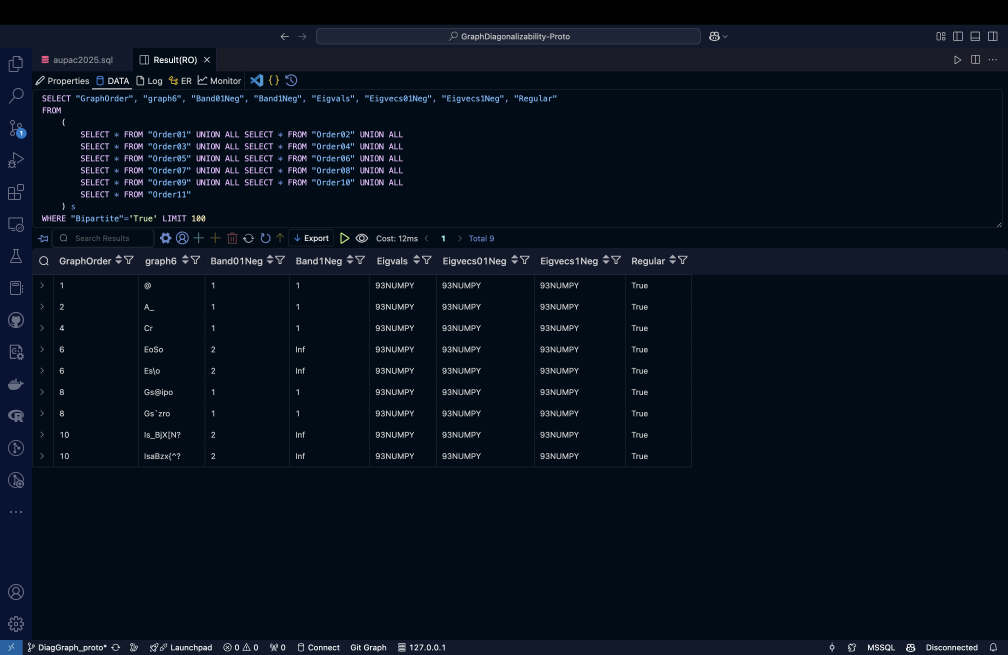
#> input picture graph_data_sc/graph_data_og.png, 3024 x 1964 px (shown at 1/3 size)
$ python graph_data_crop.py
#> lines starting #> are read from the running program, lines starting #| are printed output that depends on the picture
from PIL import Image
im = Image.open("graph_data_og.png").crop((0, 145, 2100, 1405))
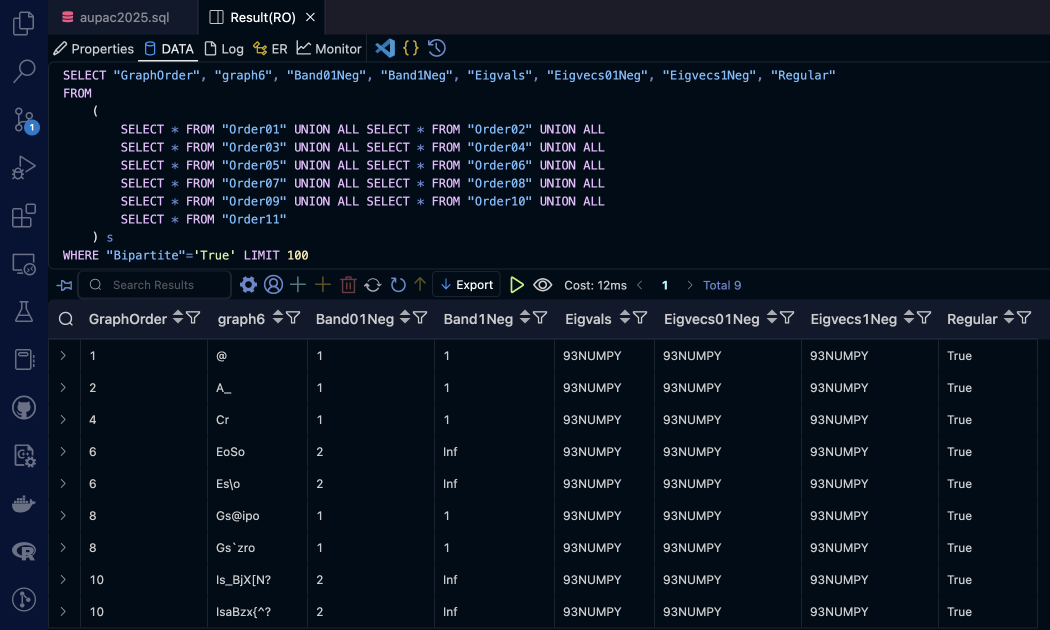
#> im: PIL image 2100x1260 RGBA (shown at 1/2 size); mean R, G, B, A 12, 21.2, 34.2, 255
im.save("graph_data.png")
